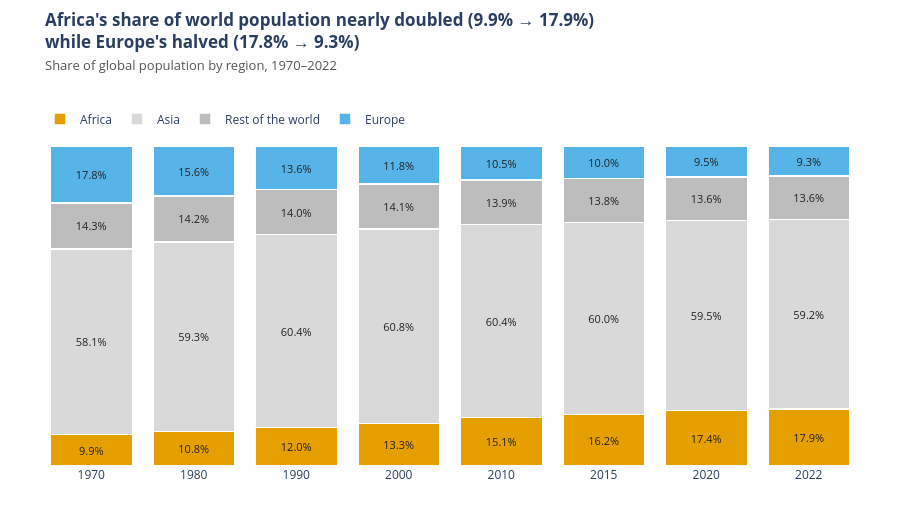

The notebook cell this image was saved under:
### Markdown cell above
**Chart choice & justification:** *Which chart did you choose, and why? Justify design choices.

*I chose a 100% stacked bar chart across the sampled years because it explicitly constrains every year's total to 100%, showing the zero-sum shift in global population share over time. Highlighting Africa in warm orange (#E69F00) and Europe in cool sky blue (#56B4E9) against neutral greys for Asia and the Rest of the World clearly isolates the primary structural shift: Africa's share rose from 9.9% to 17.9% while Europe's fell from 17.8% to 9.3%.*

### Code cell
# Q7
df_long["Region"] = np.where(
    df_long["Continent"].isin(["Africa", "Asia", "Europe"]),
    df_long["Continent"],
    "Rest of the world",
)

reg_year = df_long.groupby(["Year", "Region"], as_index=False)["Population"].sum()
reg_year["Share"] = (
    reg_year["Population"]
    / reg_year.groupby("Year")["Population"].transform("sum")
    * 100
)
reg_year["Year_str"] = reg_year["Year"].astype(str)
reg_year["Label"] = reg_year["Share"].map(lambda x: f"{x:.1f}%")

region_order = ["Africa", "Asia", "Rest of the world", "Europe"]
region_colors = {
    "Africa": "#E69F00",  # Accent 1: Rising share (CVD-safe orange)
    "Asia": "#D9D9D9",  # Context grey 1
    "Rest of the world": "#BDBDBD",  # Context grey 2
    "Europe": "#56B4E9",  # Accent 2: Shrinking share (CVD-safe sky blue)
}

fig = px.bar(
    reg_year,
    x="Year_str",
    y="Share",
    color="Region",
    text="Label",
    category_orders={"Region": region_order},
    color_discrete_map=region_colors,
    template="plotly_white",
)

fig.update_traces(
    textposition="inside",
    insidetextanchor="middle",
    marker_line_color="white",
    marker_line_width=1.5,
    textfont=dict(size=11, color="#222222"),
)

fig.update_layout(
    barmode="stack",
    title=dict(
        text=(
            "<b>Africa's share of world population nearly doubled (9.9% →"
            " 17.9%)<br>while Europe's halved (17.8% → 9.3%)</b><br><span"
            " style='font-size:13px; color:#555;'>Share of global population"
            " by region, 1970–2022</span>"
        ),
        y=0.95,
        yanchor="top",
    ),
    legend=dict(
        title="",
        orientation="h",
        yanchor="bottom",
        y=1.02,
        xanchor="left",
        x=0,
        traceorder="normal",
        # No entrywidth here so each label gets full natural width + clean gap
    ),
    margin=dict(t=140, l=40, r=40, b=40),
    height=520,
)

fig.update_xaxes(title="", showgrid=False)
fig.update_yaxes(visible=False, range=[0, 102])
fig.show()

### Figure 1 — Plotly figure (JSON) as saved in the notebook; plotly's stock layout.template omitted (floating-point values rounded to 4 significant figures)
{"data": [{"hovertemplate": "Region=Africa<br>Year_str=%{x}<br>Share=%{y}<br>Label=%{text}<extra></extra>", "insidetextanchor": "middle", "legendgroup": "Africa", "marker": {"color": "#E69F00", "line": {"color": "white", "width": 1.5}, "pattern": {"shape": ""}}, "name": "Africa", "orientation": "v", "showlegend": true, "text": ["9.9%", "10.8%", "12.0%", "13.3%", "15.1%", "16.2%", "17.4%", "17.9%"], "textfont": {"color": "#222222", "size": 11}, "textposition": "inside", "type": "bar", "x": ["1970", "1980", "1990", "2000", "2010", "2015", "2020", "2022"], "xaxis": "x", "y": [9.893, 10.84, 12.01, 13.32, 15.11, 16.18, 17.36, 17.89], "yaxis": "y"}, {"hovertemplate": "Region=Asia<br>Year_str=%{x}<br>Share=%{y}<br>Label=%{text}<extra></extra>", "insidetextanchor": "middle", "legendgroup": "Asia", "marker": {"color": "#D9D9D9", "line": {"color": "white", "width": 1.5}, "pattern": {"shape": ""}}, "name": "Asia", "orientation": "v", "showlegend": true, "text": ["58.1%", "59.3%", "60.4%", "60.8%", "60.4%", "60.0%", "59.5%", "59.2%"], "textfont": {"color": "#222222", "size": 11}, "textposition": "inside", "type": "bar", "x": ["1970", "1980", "1990", "2000", "2010", "2015", "2020", "2022"], "xaxis": "x", "y": [58.06, 59.32, 60.41, 60.76, 60.43, 60.05, 59.48, 59.21], "yaxis": "y"}, {"hovertemplate": "Region=Rest of the world<br>Year_str=%{x}<br>Share=%{y}<br>Label=%{text}<extra></extra>", "insidetextanchor": "middle", "legendgroup": "Rest of the world", "marker": {"color": "#BDBDBD", "line": {"color": "white", "width": 1.5}, "pattern": {"shape": ""}}, "name": "Rest of the world", "orientation": "v", "showlegend": true, "text": ["14.3%", "14.2%", "14.0%", "14.1%", "13.9%", "13.8%", "13.6%", "13.6%"], "textfont": {"color": "#222222", "size": 11}, "textposition": "inside", "type": "bar", "x": ["1970", "1980", "1990", "2000", "2010", "2015", "2020", "2022"], "xaxis": "x", "y": [14.29, 14.25, 14.02, 14.1, 13.93, 13.79, 13.65, 13.57], "yaxis": "y"}, {"hovertemplate": "Region=Europe<br>Year_str=%{x}<br>Share=%{y}<br>Label=%{text}<extra></extra>", "insidetextanchor": "middle", "legendgroup": "Europe", "marker": {"color": "#56B4E9", "line": {"color": "white", "width": 1.5}, "pattern": {"shape": ""}}, "name": "Europe", "orientation": "v", "showlegend": true, "text": ["17.8%", "15.6%", "13.6%", "11.8%", "10.5%", "10.0%", "9.5%", "9.3%"], "textfont": {"color": "#222222", "size": 11}, "textposition": "inside", "type": "bar", "x": ["1970", "1980", "1990", "2000", "2010", "2015", "2020", "2022"], "xaxis": "x", "y": [17.76, 15.59, 13.55, 11.81, 10.53, 9.987, 9.514, 9.32], "yaxis": "y"}], "layout": {"barmode": "stack", "height": 520, "legend": {"orientation": "h", "title": {"text": ""}, "tracegroupgap": 0, "traceorder": "normal", "x": 0, "xanchor": "left", "y": 1.02, "yanchor": "bottom"}, "margin": {"b": 40, "l": 40, "r": 40, "t": 140}, "title": {"text": "<b>Africa's share of world population nearly doubled (9.9% → 17.9%)<br>while Europe's halved (17.8% → 9.3%)</b><br><span style='font-size:13px; color:#555;'>Share of global population by region, 1970–2022</span>", "y": 0.95, "yanchor": "top"}, "xaxis": {"anchor": "y", "domain": [0, 1], "showgrid": false, "title": {"text": ""}}, "yaxis": {"anchor": "x", "domain": [0, 1], "range": [0, 102], "title": {"text": "Share"}, "visible": false}}}
